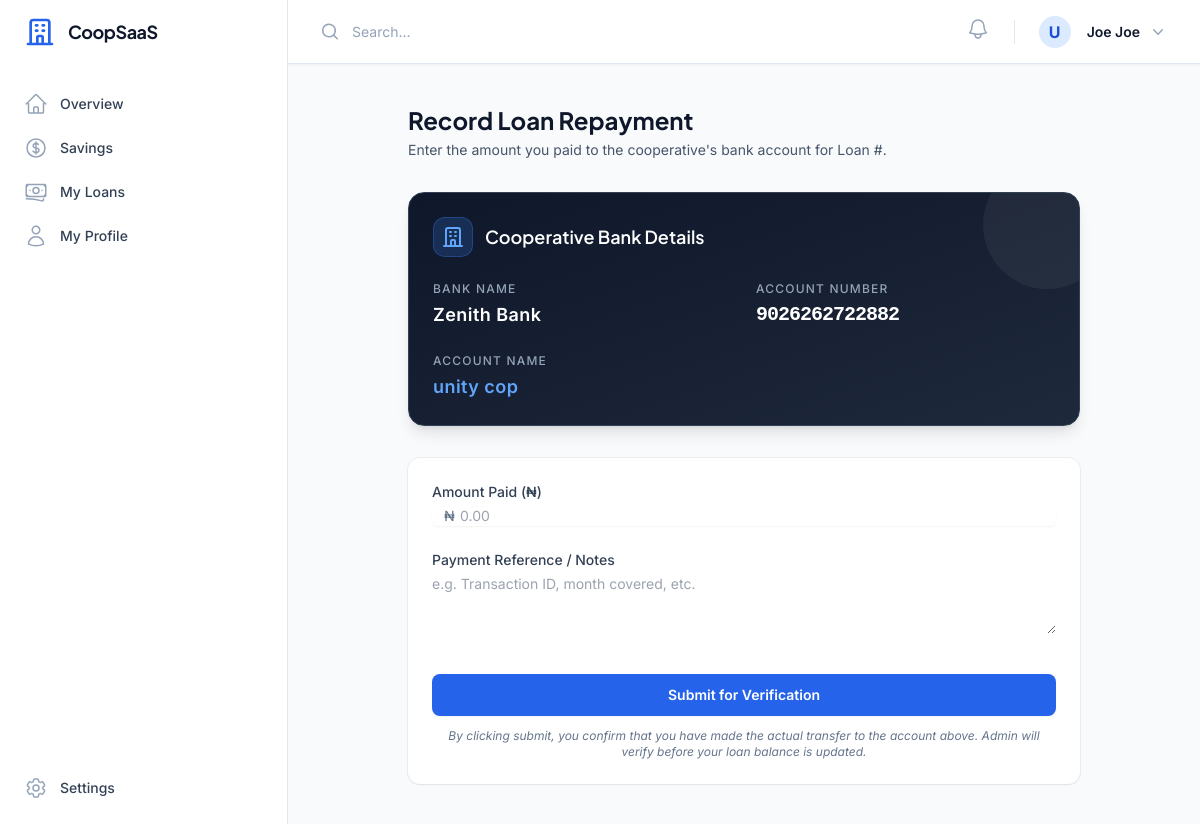
Page /repayments/loan/2/record/ (signed in) on the committed database.
### apps/accounts/models.py (models this page shows, shortened)
class User(AbstractUser):
    role = models.CharField(max_length=20, choices=UserRole.choices, default=UserRole.MEMBER)
    cooperative = models.ForeignKey(
        'cooperatives.Cooperative', on_delete=models.CASCADE, null=True, blank=True, related_name='users'
    )
    phone = models.CharField(max_length=20, null=True, blank=True)
    address = models.TextField(null=True, blank=True)
    is_active_member = models.BooleanField(default=True)
    join_date = models.DateField(null=True, blank=True)
    is_suspended = models.BooleanField(default=False)
    joined_at = models.DateTimeField(null=True, blank=True)
    gender = models.CharField(max_length=10, choices=[('M','Male'),('F','Female'),('O','Other')], null=True, blank=True)
    must_change_password = models.BooleanField(default=False)
    bank_name = models.CharField(max_length=100, null=True, blank=True)
    account_number = models.CharField(max_length=20, null=True, blank=True)
    account_name = models.CharField(max_length=150, null=True, blank=True)

### apps/cooperatives/models.py (models this page shows, shortened)
class CooperativeSetting(models.Model):
    cooperative = models.OneToOneField(Cooperative, on_delete=models.CASCADE, related_name='settings')
    contribution_type = models.CharField(max_length=20, choices=ContributionType.choices, default=ContributionType.MONTHLY)
    default_contribution_amount = models.DecimalField(max_digits=12, decimal_places=2, default=0.00)
    allow_custom_contributions = models.BooleanField(default=True)
    savings_interest_rate = models.DecimalField(max_digits=5, decimal_places=2, default=0.00, help_text="Annual interest rate for savings")
    default_loan_interest_rate = models.DecimalField(max_digits=5, decimal_places=2, default=5.00)
    interest_calculation_type = models.CharField(
        max_length=20, choices=InterestCalculationType.choices, default=InterestCalculationType.FLAT
    )
    min_loan_amount = models.DecimalField(max_digits=12, decimal_places=2, default=0.00)
    max_loan_amount = models.DecimalField(max_digits=12, decimal_places=2, default=1000000.00)
    min_loan_duration_months = models.IntegerField(default=1)
    max_loan_duration_months = models.IntegerField(default=12)
    loan_eligibility_type = models.CharField(max_length=20, choices=LoanEligibilityType.choices, default=LoanEligibilityType.IMMEDIATE)
    min_contribution_months_required = models.IntegerField(default=0)
    repayment_frequency = models.CharField(max_length=20, choices=RepaymentFrequency.choices, default=RepaymentFrequency.MONTHLY)
    grace_period_days = models.IntegerField(default=0)
    penalty_type = models.CharField(max_length=20, choices=PenaltyType.choices, default=PenaltyType.FIXED)
    penalty_value = models.DecimalField(max_digits=12, decimal_places=2, default=0.00)
    penalty_frequency = models.CharField(max_length=20, choices=PenaltyFrequency.choices, default=PenaltyFrequency.ONETIME)
    allow_early_repayment = models.BooleanField(default=True)
    apply_early_repayment_discount = models.BooleanField(default=False)
    bank_name = models.CharField(max_length=100, null=True, blank=True)
    account_number = models.CharField(max_length=20, null=True, blank=True)
    account_name = models.CharField(max_length=255, null=True, blank=True)
    email_notifications = models.BooleanField(default=True)
    in_app_notifications = models.BooleanField(default=True)
    sms_notifications = models.BooleanField(default=False)

### apps/repayments/views.py (the view, shortened to what this page needs)
# urls.py: path('loan/<int:loan_pk>/record/', MemberLoanRepaymentCreateView.as_view(), name='record'),
class MemberLoanRepaymentCreateView(LoginRequiredMixin, MemberRequiredMixin, CreateView):
    model = LoanRepayment
    template_name = 'member/record_repayment.html'
    fields = ['amount_paid', 'notes']

### apps/members/views.py (called while the page is built)
    def test_func(self):
        return self.request.user.is_authenticated and self.request.user.role == UserRole.MEMBER

### apps/notifications/context_processors.py (called while the page is built)
def notification_context(request):
    if request.user.is_authenticated:
        unread_count = Notification.objects.filter(user=request.user, is_read=False).count()
        recent_notifications = Notification.objects.filter(user=request.user).order_by('-created_at')[:5]
        return {
            'unread_notifications_count': unread_count,
            'recent_notifications': recent_notifications,
            'pusher_key': getattr(settings, 'PUSHER_KEY', ''),
            'pusher_cluster': getattr(settings, 'PUSHER_CLUSTER', 'mt1'),
        }
    return {}

### templates/member/record_repayment.html (shortened to what this page needs)
{% extends 'dashboard_base.html' %}
{% block content %}
<div class="max-w-2xl mx-auto">
    <div class="mb-8">
        <h1 class="text-2xl font-bold font-display text-slate-900">Record Loan Repayment</h1>
        <p class="mt-1 text-sm text-slate-600">Enter the amount you paid to the cooperative's bank account for Loan #{{ loan.id }}.</p>
    </div>
    {% if request.user.cooperative.settings.bank_name %}
    <div class="mb-8 bg-gradient-to-br from-slate-900 to-slate-800 rounded-2xl p-6 text-white shadow-lg border border-slate-700 relative overflow-hidden group">
        <div class="absolute -right-8 -top-8 h-32 w-32 rounded-full bg-white/5 transition-transform group-hover:scale-125"></div>
        <div class="relative z-10">
            <div class="flex items-center gap-3 mb-6">
                <div class="h-10 w-10 rounded-xl bg-primary-500/20 border border-primary-500/30 flex items-center justify-center">
                    <svg class="h-6 w-6 text-primary-400" fill="none" viewBox="0 0 24 24" stroke="currentColor">
                        <path stroke-linecap="round" stroke-linejoin="round" stroke-width="2" d="M19 21V5a2 2 0 00-2-2H7a2 2 0 00-2 2v16m14 0h2m-2 0h-5m-9 0H3m2 0h5M9 7h1m-1 4h1m4-4h1m-1 4h1m-5 10v-5a1 1 0 011-1h2a1 1 0 011 1v5m-4 0h4" />
                    </svg>
                </div>
                <h3 class="text-lg font-semibold font-display">Cooperative Bank Details</h3>
            </div>
            <div class="grid grid-cols-1 md:grid-cols-2 gap-6">
                <div>
                    <p class="text-xs font-medium text-slate-400 uppercase tracking-widest mb-1">Bank Name</p>
                    <p class="text-lg font-semibold tracking-wide">{{ request.user.cooperative.settings.bank_name }}</p>
                </div>
                <div>
                    <p class="text-xs font-medium text-slate-400 uppercase tracking-widest mb-1">Account Number</p>
                    <p class="text-xl font-bold font-mono tracking-tighter">{{ request.user.cooperative.settings.account_number }}</p>
                </div>
                <div class="md:col-span-2">
                    <p class="text-xs font-medium text-slate-400 uppercase tracking-widest mb-1">Account Name</p>
                    <p class="text-lg font-semibold tracking-wide text-primary-400">{{ request.user.cooperative.settings.account_name }}</p>
                </div>
            </div>
        </div>
    </div>
    {% endif %}
    <div class="bg-white shadow-sm ring-1 ring-slate-900/5 rounded-xl p-6">
        <form method="POST">
            <div class="space-y-6">
                <div>
                    <label class="block text-sm font-medium text-slate-700">Amount Paid (₦)</label>
                    <div class="mt-1 relative rounded-md shadow-sm">
                        <div class="absolute inset-y-0 left-0 pl-3 flex items-center pointer-events-none">
                            <span class="text-slate-500 sm:text-sm">₦</span>
                        </div>
                        <input type="number" step="0.01" name="amount_paid" required class="block w-full pl-7 pr-12 sm:text-sm border-slate-300 rounded-lg focus:ring-primary-600 focus:border-primary-600" placeholder="0.00">
                    </div>
                </div>
                <div>
                    <label class="block text-sm font-medium text-slate-700">Payment Reference / Notes</label>
                    <textarea name="notes" rows="3" class="mt-1 block w-full sm:text-sm border-slate-300 rounded-lg focus:ring-primary-600 focus:border-primary-600" placeholder="e.g. Transaction ID, month covered, etc."></textarea>
                </div>
                <div class="pt-4">
                    <button type="submit" class="w-full flex justify-center py-2.5 px-4 border border-transparent rounded-lg shadow-sm text-sm font-semibold text-white bg-primary-600 hover:bg-primary-500 focus:outline-none focus:ring-2 focus:ring-offset-2 focus:ring-primary-600 transition-all active:scale-95">
                        Submit for Verification
                    </button>
                    <p class="mt-3 text-xs text-center text-slate-500 italic">
                        By clicking submit, you confirm that you have made the actual transfer to the account above. Admin will verify before your loan balance is updated.
                    </p>
                </div>
            </div>
        </form>
    </div>
</div>
{% endblock %}

### templates/components/topnav.html (shortened to what this page needs)
<div class="sticky top-0 z-40 flex h-16 shrink-0 items-center justify-between gap-x-4 border-b border-slate-200 bg-white px-4 shadow-sm sm:gap-x-6 sm:px-6 lg:px-8">
    <div class="flex flex-1 gap-x-4 self-stretch lg:gap-x-6">
        <form class="relative flex flex-1" action="#" method="GET">
            <input id="search-field" class="block h-full w-full border-0 py-0 pl-8 pr-0 text-slate-900 placeholder:text-slate-400 focus:ring-0 sm:text-sm" placeholder="Search..." type="search" name="search">
        </form>
        <div class="flex items-center gap-x-4 lg:gap-x-6">
            <div class="relative" x-data="{ open: false }">
                <button type="button" @click="open = !open" @click.outside="open = false" class="-m-2.5 p-2.5 text-slate-400 hover:text-slate-500 relative" id="notification-bell-btn">
                    <svg id="notification-bell-icon" class="h-6 w-6 {% if unread_notifications_count > 0 %}animate-swing{% endif %}" fill="none" viewBox="0 0 24 24" stroke-width="1.5" stroke="currentColor" aria-hidden="true">
                        <path stroke-linecap="round" stroke-linejoin="round" d="M14.857 17.082a23.848 23.848 0 005.454-1.31A8.967 8.967 0 0118 9.75v-.7V9A6 6 0 006 9v.75a8.967 8.967 0 01-2.312 6.022c1.733.64 3.56 1.085 5.455 1.31m5.714 0a24.255 24.255 0 01-5.714 0m5.714 0a3 3 0 11-5.714 0" />
                    </svg>
                </button>
            </div>
            <div class="relative" x-data="{ open: false }">
                <button type="button" @click="open = !open" @click.outside="open = false" class="-m-1.5 flex items-center p-1.5" id="user-menu-button" aria-expanded="false" aria-haspopup="true">
                    <div class="h-8 w-8 rounded-full bg-primary-100 flex items-center justify-center text-primary-700 font-bold">
                        {{ user.username|make_list|first|upper }}
                    </div>
                    <span class="hidden lg:flex lg:items-center">
                        <span class="ml-4 text-sm font-semibold leading-6 text-slate-900" aria-hidden="true">{{ user.get_full_name|default:user.username }}</span>
                        <svg class="ml-2 h-5 w-5 text-slate-400" viewBox="0 0 20 20" fill="currentColor" aria-hidden="true">
                            <path fill-rule="evenodd" d="M5.23 7.21a.75.75 0 011.06.02L10 11.168l3.71-3.938a.75.75 0 111.08 1.04l-4.25 4.5a.75.75 0 01-1.08 0l-4.25-4.5a.75.75 0 01.02-1.06z" clip-rule="evenodd" />
                        </svg>
                    </span>
                </button>
            </div>
        </div>
    </div>
</div>

### rows in the picture
User: username|make_list "U", get_full_name "Joe Joe", user.cooperative.settings.bank_name "Zenith Bank", user.cooperative.settings.account_number "9026262722882", user.cooperative.settings.account_name "unity cop"
